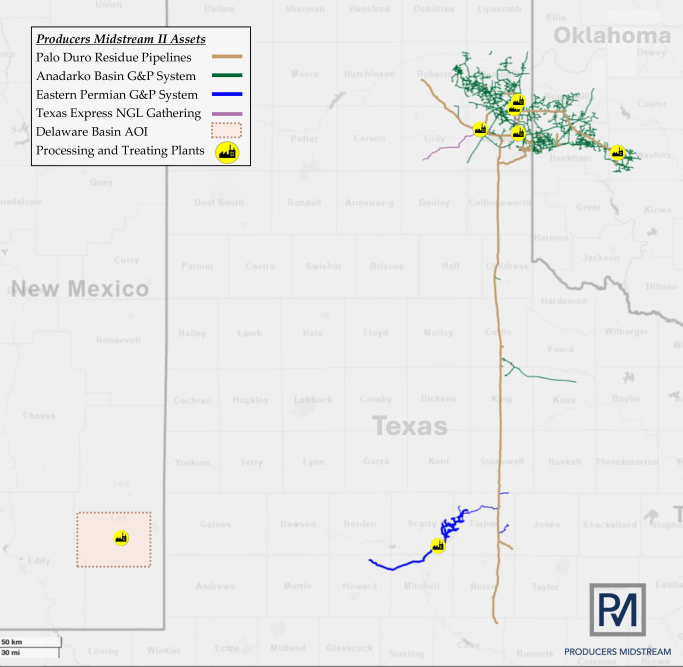
#> input picture batches/united-states-gas/staging/update-palo-duro-20261017/traces/map_2025_assets_wayback20250822.jpg, 2048 x 2000 px (shown at 1/3 size)
$ python check_2025_map.py map_2025_assets_wayback20250822.jpg map_2025_assets_wayback20250822.jpg map_2025_assets_wayback20250822.jpg
#> lines starting #> are read from the running program, lines starting #| are printed output that depends on the picture; after the words box and inside, x2 and y2 are one past the last pixel; in counts of white or black regions, pixels touching at a corner belong together
"""Register the Aug-2025 asset map (county lines) to Census counties in its NE quadrant, then draw the
P7861 route file and the 2026-map trace on it to see which sits on the tan residue line.

Usage: python check_2025_map.py <census county shp> <routes repo P7861.geojson> residue_header_v2.geojson
The map is the Wayback copy (20250822154545) of producersmidstream.com/wp-content/uploads/2025/08/main-map-updated-1-1.jpg."""
import json, sys
import numpy as np, geopandas as gpd
from PIL import Image, ImageDraw
from scipy import ndimage, optimize
from shapely.geometry import box, shape
from shapely.ops import unary_union
im = Image.open("map_2025_assets_wayback20250822.jpg").convert("RGB"); a = np.array(im).astype(int)
#> further down, im is the input picture: PIL image 2048x2000 RGB; mean R, G, B 233.6, 233.9, 233.1
R, G, B = a[..., 0], a[..., 1], a[..., 2]; lum = (R + G + B) / 3
#> after `R, G, B = (a[..., 0], a[..., 1], a[..., 2])`:
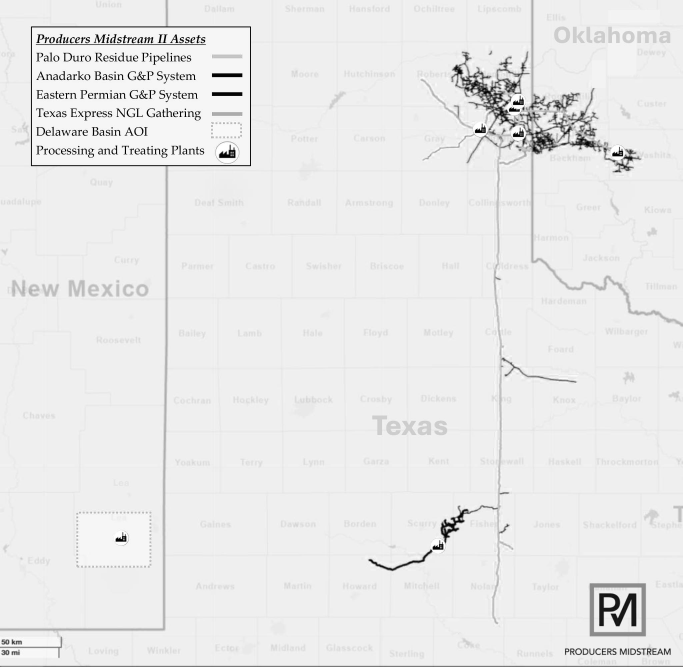
#> R: shape (2000, 2048) int64 (shown at 1/3 size); min 0, max 255, mean 233.6
#> after `R, G, B = (a[..., 0], a[..., 1], a[..., 2])`:
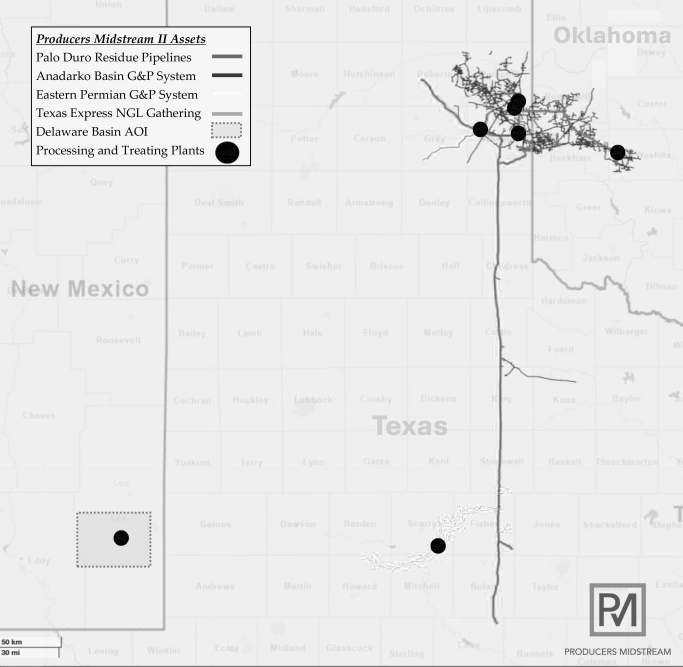
#> B: shape (2000, 2048) int64 (shown at 1/3 size); min 0, max 255, mean 233.1
gray = (np.max(a, 2) - np.min(a, 2) < 14) & (lum > 120) & (lum < 232)
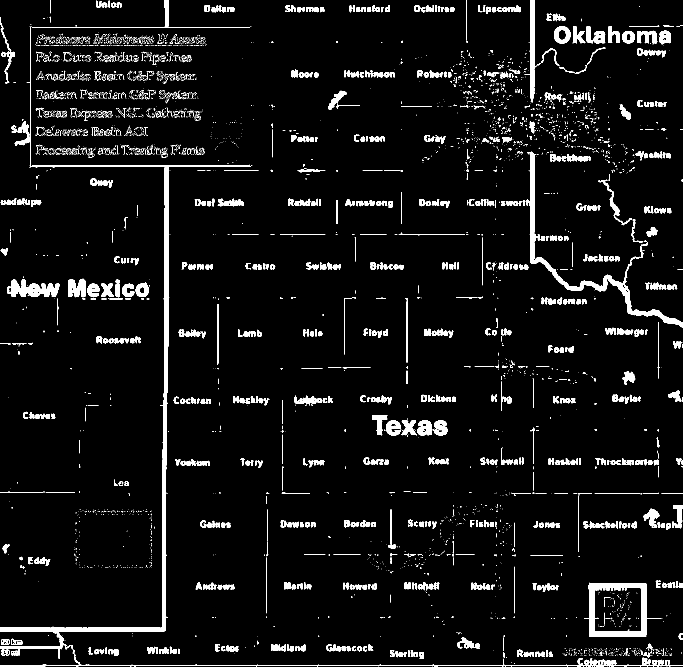
#> gray: shape (2000, 2048) bool (shown at 1/3 size); 5.2% white; 6375 white regions (5487 under 20 px), largest, box (x1, y1, x2, y2) and area: (0, 78, 753, 1976) 23184, (1579, 455, 2048, 982) 12654, (1752, 1749, 1940, 1911) 9694
win = np.zeros_like(gray); win[0:1000, 1000:2048] = True; gray &= win
#> after `gray &= win`:
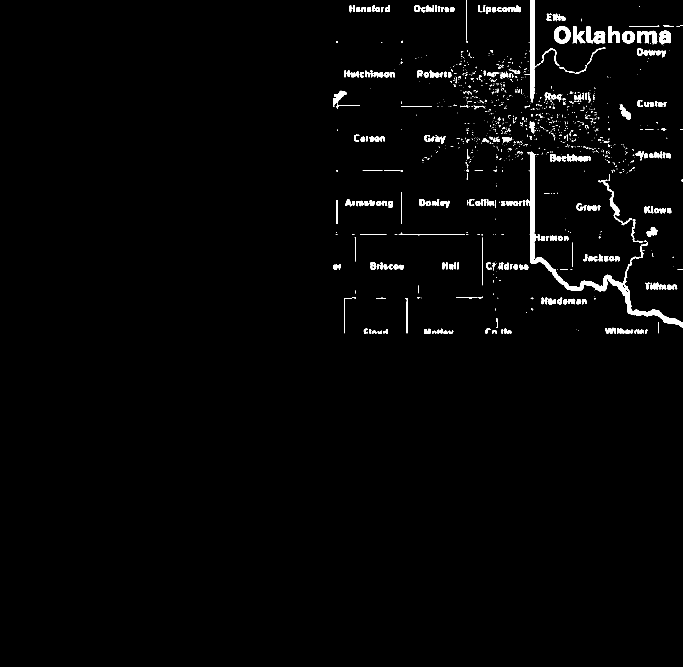
#> gray: shape (2000, 2048) bool (shown at 1/3 size); 1.6% white; 1248 white regions (928 under 20 px), largest, box (x1, y1, x2, y2) and area: (1579, 455, 2048, 982) 12654, (1573, 0, 1609, 307) 3371, (1662, 79, 1711, 130) 1489
dt = ndimage.distance_transform_edt(~gray)
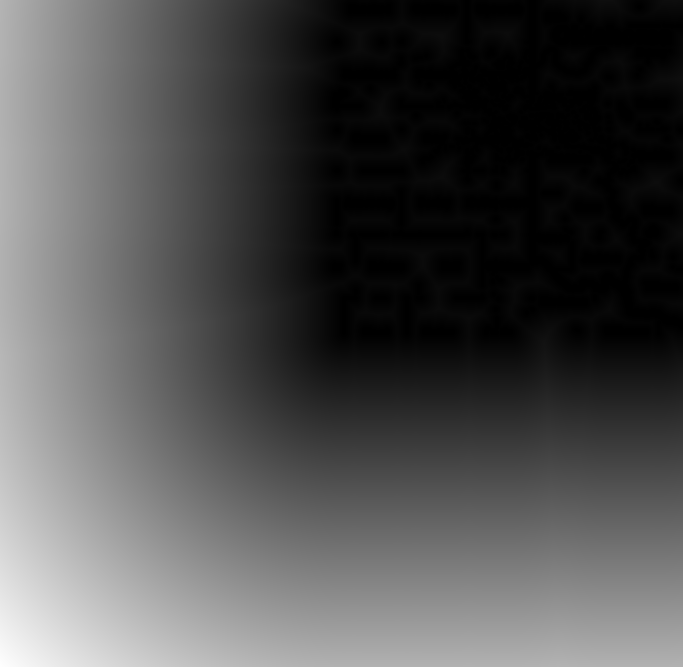
#> dt: shape (2000, 2048) float64 (shown at 1/3 size); min 0, max 1437, mean 450.2; drawn with min black and max white
#> (the run stopped early here; a loop or call above may not have finished)

$ run again, with batches/united-states-gas/staging/update-palo-duro-20261017/traces/map.jpg copied over batches/united-states-gas/staging/update-palo-duro-20261017/traces/map_2025_assets_wayback20250822.jpg
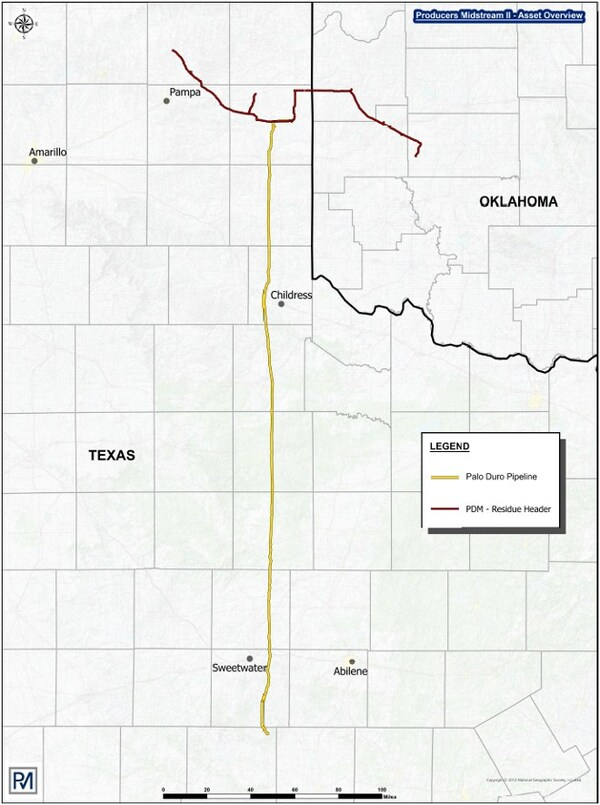
#> input picture batches/united-states-gas/staging/update-palo-duro-20261017/traces/map.jpg, 600 x 805 px
#> im is the input picture: PIL image 600x805 RGB; mean R, G, B 237.3, 238.7, 237
#> `gray = (np.max(a, 2) - np.min(a, 2) < 14) & (lum > 120) & (lum < 232)`:
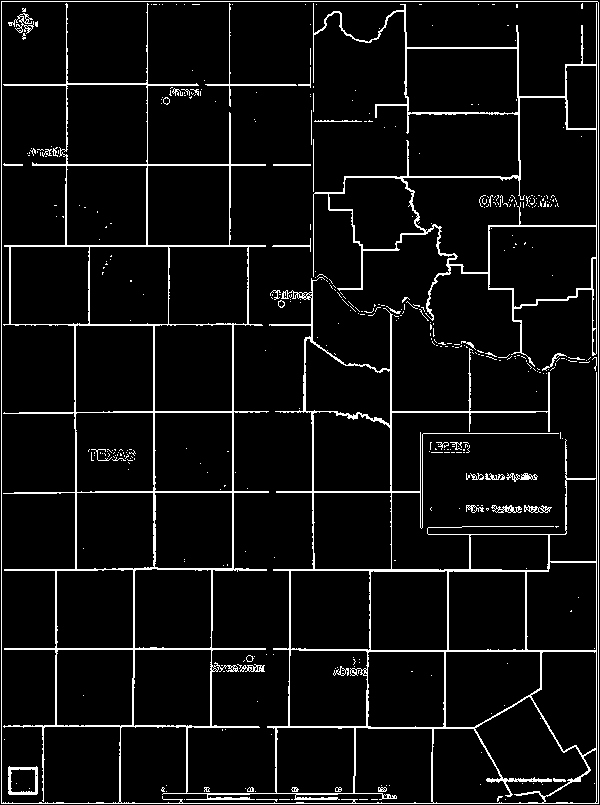
#> gray: shape (805, 600) bool; 6.1% white in thin lines or dots
#> `dt = ndimage.distance_transform_edt(~gray)`:
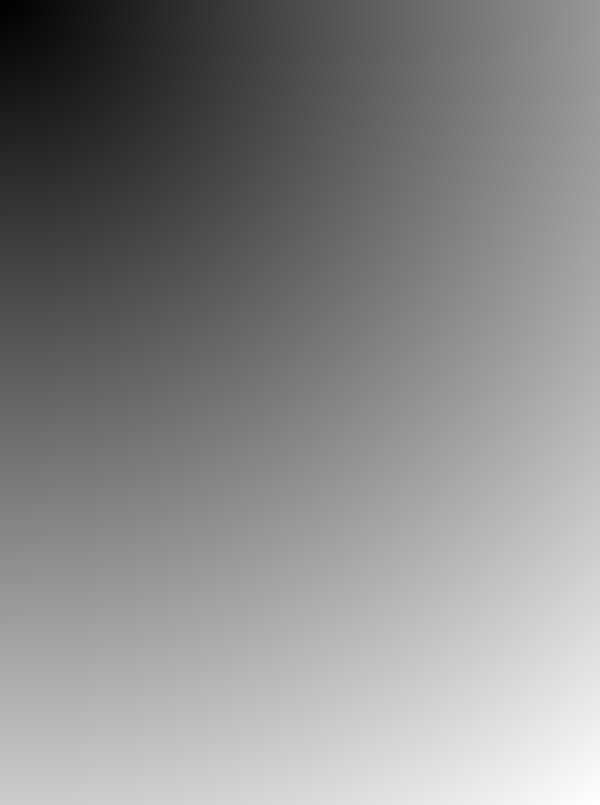
#> dt: shape (805, 600) float64; min 1, max 1003.4, mean 541.1; drawn with min black and max white

$ run again, with batches/united-states-gas/staging/update-palo-duro-20261017/traces/compare_routes.png saved as batches/united-states-gas/staging/update-palo-duro-20261017/traces/map_2025_assets_wayback20250822.jpg
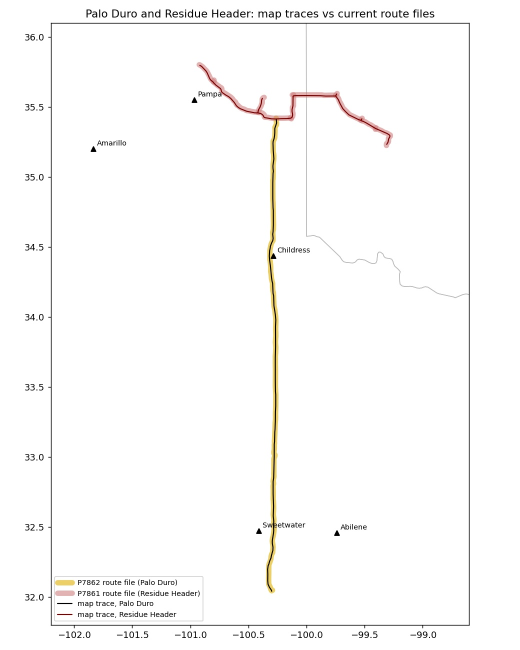
#> input picture batches/united-states-gas/staging/update-palo-duro-20261017/traces/compare_routes.png, 1040 x 1300 px (shown at 1/2 size)
#> im is the input picture: PIL image 1040x1300 RGB; mean R, G, B 251.2, 250.7, 250.1
#> R: shape (1300, 1040) int64; 256 distinct labels, from 0 to 255
#> G: shape (1300, 1040) int64; 256 distinct labels, from 0 to 255
#> B: shape (1300, 1040) int64; 256 distinct labels, from 0 to 255
#> `gray = (np.max(a, 2) - np.min(a, 2) < 14) & (lum > 120) & (lum < 232)`:
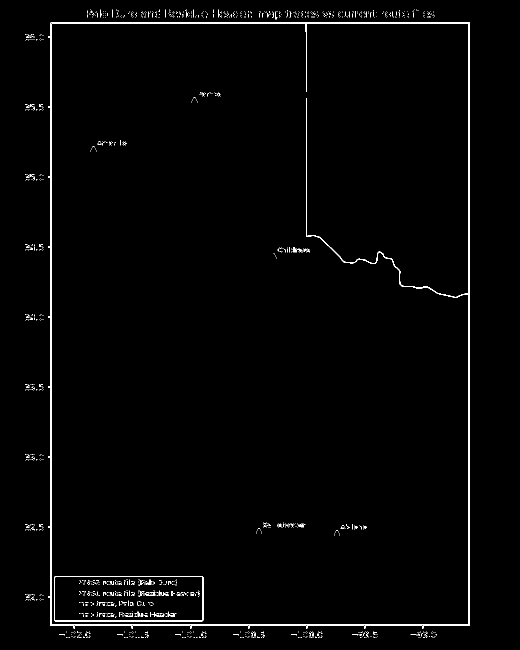
#> gray: shape (1300, 1040) bool (shown at 1/2 size); 1.2% white in thin lines or dots, all inside (x1, y1, x2, y2) = (50, 19, 940, 1276)
#> `dt = ndimage.distance_transform_edt(~gray)`:
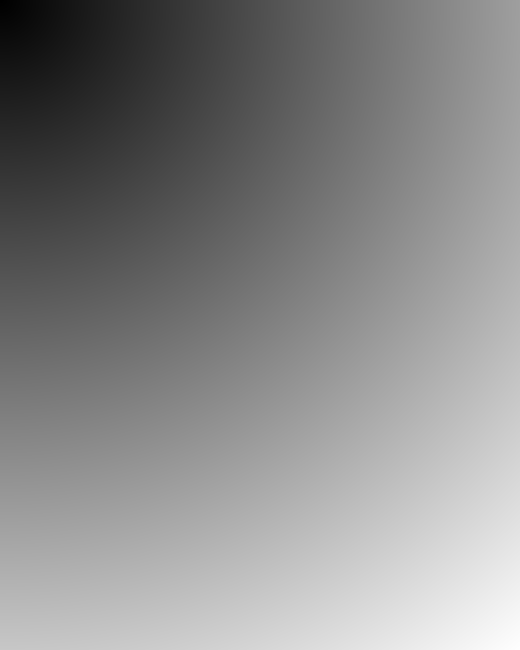
#> dt: shape (1300, 1040) float64 (shown at 1/2 size); min 1, max 1664.2, mean 898.7; drawn with min black and max white

$ run again, with batches/united-states-gas/staging/update-palo-duro-20261017/traces/compare_routes_header.png saved as batches/united-states-gas/staging/update-palo-duro-20261017/traces/map_2025_assets_wayback20250822.jpg
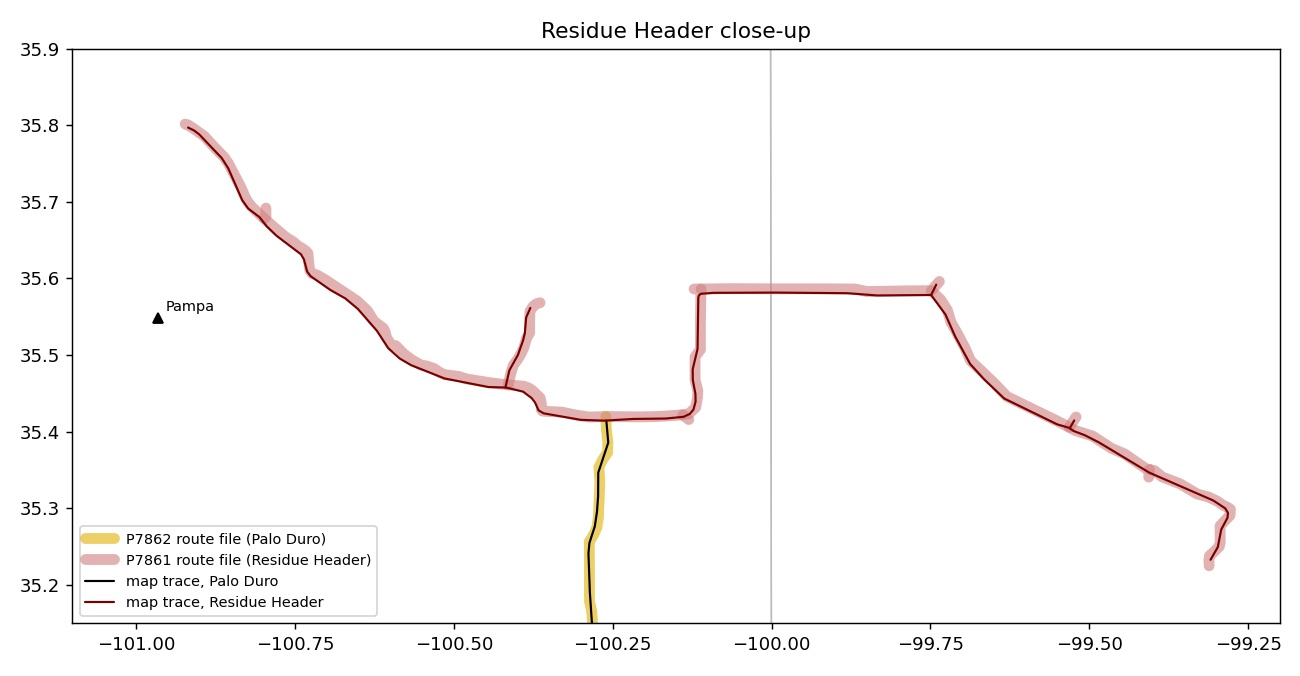
#> input picture batches/united-states-gas/staging/update-palo-duro-20261017/traces/compare_routes_header.png, 1300 x 676 px
#> im is the input picture: PIL image 1300x676 RGB; mean R, G, B 250.1, 248.8, 248.6
#> R: shape (676, 1300) int64; 256 distinct labels, from 0 to 255
#> G: shape (676, 1300) int64; 256 distinct labels, from 0 to 255
#> B: shape (676, 1300) int64; 256 distinct labels, from 0 to 255
#> `gray &= win`:
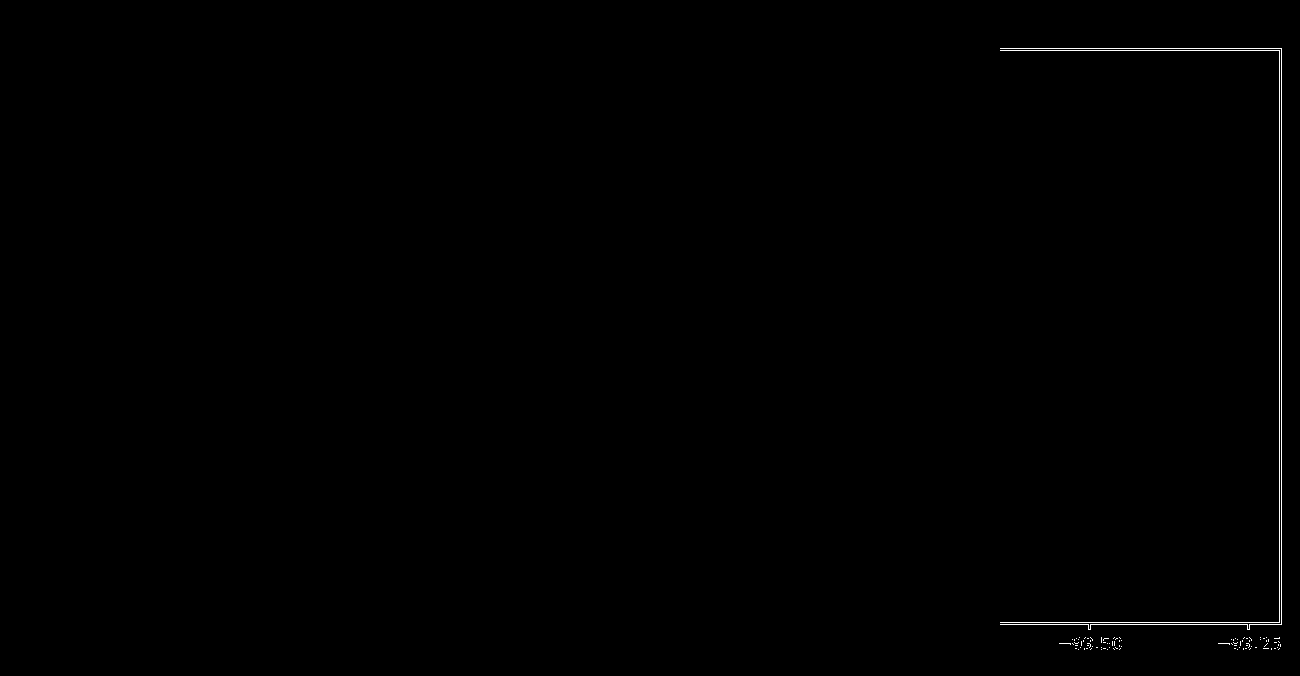
#> gray: shape (676, 1300) bool; 0.29% white in thin lines or dots, all inside (x1, y1, x2, y2) = (1000, 48, 1282, 650)
#> `dt = ndimage.distance_transform_edt(~gray)`:
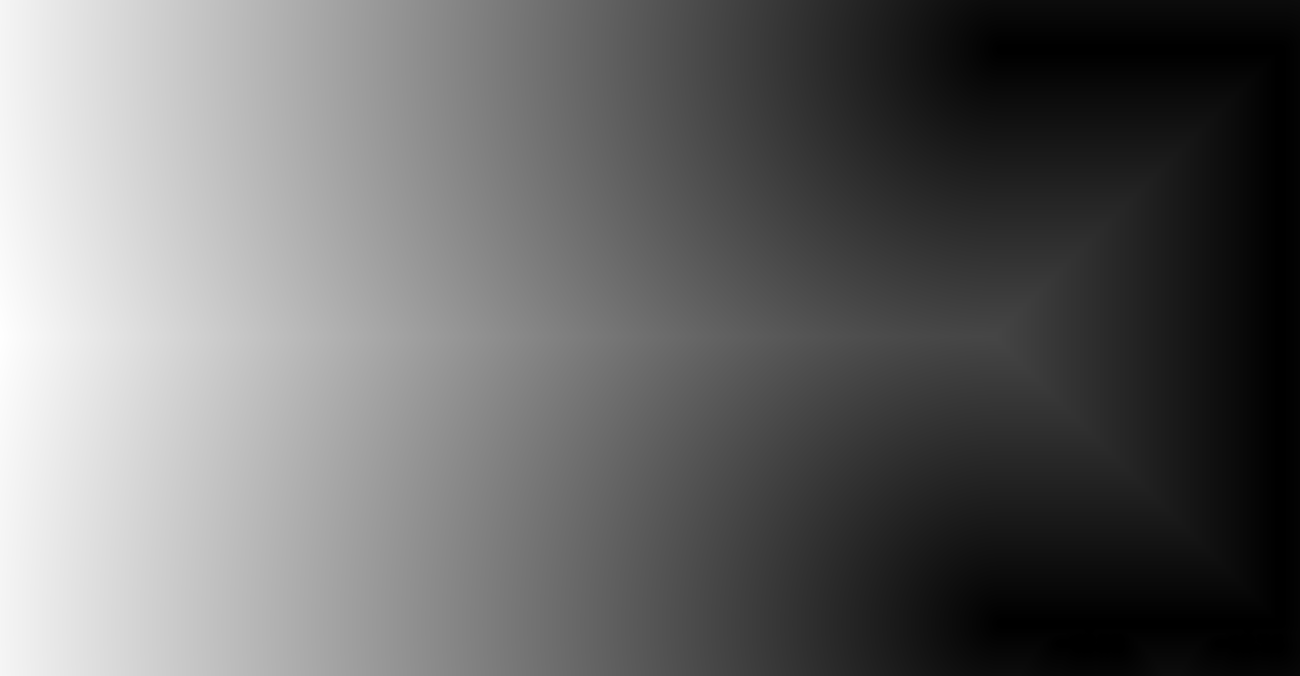
#> dt: shape (676, 1300) float64; min 0, max 1040.1, mean 427.8; drawn with min black and max white
